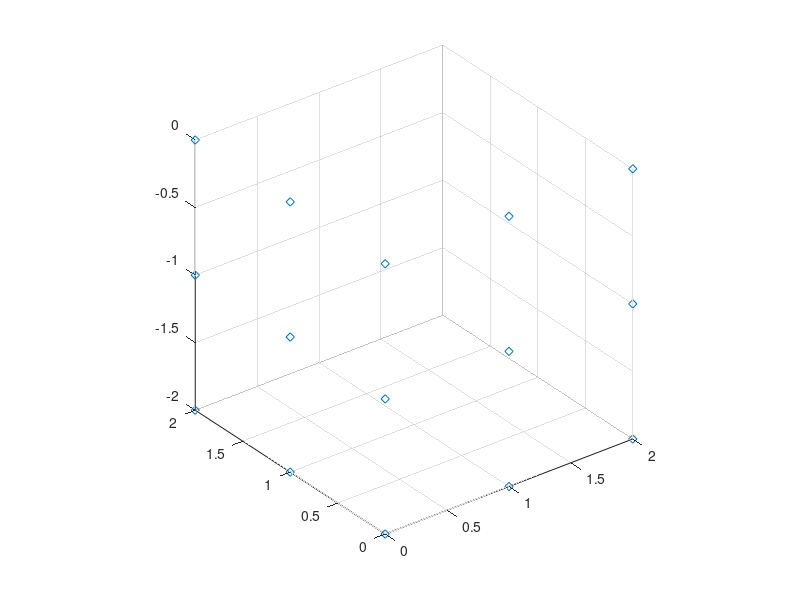
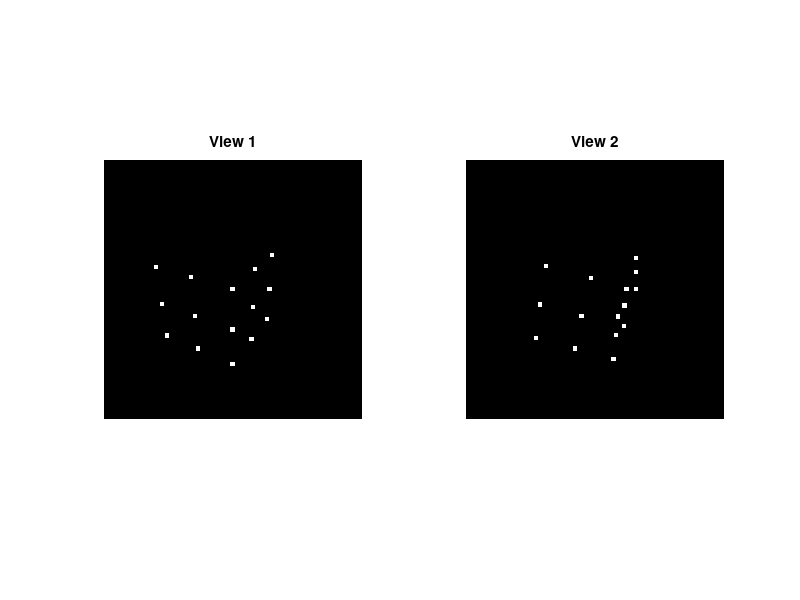

MATLAB code for these plots, in order: (Note: this script raises an error after producing the figures.)
clear all; close all;

L = 300; %image size
I1 = zeros(L,L);

%intrinsic parameters are known (calibrated)
f=L;
u0 = L/2;
v0 = L/2;

K = [f 0 u0;
    0 f v0;
    0 0 1];

DEG_TO_RAD = pi/180;

P_W = [0 0 0 0 0 0 0 0 0 1 2 1 2 1 2 ;
       2 1 0 2 1 0 2 1 0 0 0 0 0 0 0 ;
       0 0 0 -1 -1 -1 -2 -2 -2 0 0 -1 -1 -2 -2 ;
       1 1 1 1 1 1 1 1 1 1 1 1 1 1 1 ];
   
figure;
plot3(P_W(1,:),P_W(2,:),P_W(3,:),'d');
axis equal;
grid on
axis vis3d;
   
NPTS = size(P_W,2);

ax = 120 * DEG_TO_RAD;
ay = 0 *DEG_TO_RAD;
az = 60 * DEG_TO_RAD;

Rx = [1 0 0;
      0 cos(ax) -sin(ax);
      0 sin(ax) cos(ax)];
Ry = [cos(ay)  0  sin(ay);
           0   1     0;
      -sin(ay) 0  cos(ay)];
Rz = [cos(az) -sin(az) 0;
      sin(az) cos(az)  0;
      0          0     1];
  
Rc1 = Rx*Ry*Rz; %rotation of camera 1
Tc1 = [0;0;5]; %translation of camera 1
M = [Rc1 Tc1];

p1 = K*(M * P_W);

u1(1,:) = p1(1,:) ./ p1(3,:);
u1(2,:) = p1(2,:) ./ p1(3,:);
u1(3,:) = p1(3,:) ./ p1(3,:);

for i=1:length(u1)
    x = round(u1(1,i)); y=round(u1(2,i));
    I1(y-2:y+2, x-2:x+2) = 255;
end
figure,subplot(1,2,1), imshow(I1, []), title('View 1');


ax = 0 * DEG_TO_RAD;
ay = -25 *DEG_TO_RAD;
az = 0 * DEG_TO_RAD;

Rx = [1 0 0;
      0 cos(ax) -sin(ax);
      0 sin(ax) cos(ax)];
Ry = [cos(ay)  0  sin(ay);
           0   1     0;
      -sin(ay) 0  cos(ay)];
Rz = [cos(az) -sin(az) 0;
      sin(az) cos(az)  0;
      0          0     1];

Rc2c1 = Rx*Ry*Rz;

Tc2c1 = [3;0;1];
Hc1 = [Rc1 Tc1; 0 0 0 1];
Hc2c1 = [Rc2c1 Tc2c1; 0 0 0 1];
Hc2 = Hc2c1*Hc1;

Rc2 = Hc2(1:3,1:3);
Tc2 = Hc2(1:3,4);

M = [Rc2 Tc2];

I2 = zeros(L,L);
p2 = K*(M*P_W);

% Rand = rand(3,15);
% Rand = Rand./100;
% Rand(3,:) = 0;
% 
% p2=p2+Rand;

u2(1,:) = p2(1,:) ./ p2(3,:);
u2(2,:) = p2(2,:) ./ p2(3,:);
u2(3,:) = p2(3,:) ./ p2(3,:);

for i=1:length(u2)
    x = round(u2(1,i)); y=round(u2(2,i));
    I2(y-2:y+2, x-2:x+2) = 255;
end

subplot(1,2,2), imshow(I2, []), title('View 2');

% disp('Points in image 1:');
% disp(u1);
% disp('Points in image 2:');
% disp(u2);

% imwrite(I1,'I1.tif');
% imwrite(I2,'I2.tif');

t = Tc2c1;
Etrue = [0 -t(3) t(2); t(3) 0 -t(1); -t(2) t(1) 0]*Rc2c1;

%%
p1 = inv(K)*u1;
p2 = inv(K)*u2;

Xa = [];
% for i=1:1:8
% for i=4:1:12
% for i=3:1:15
% for i=1:1:10
for i=1:1:15
    a = [p1(1,i)*p2(1,i);
        p1(1,i)*p2(2,i);
        p1(1,i)*p2(3,i);
        p1(2,i)*p2(1,i);
        p1(2,i)*p2(2,i);
        p1(2,i)*p2(3,i);
        p1(3,i)*p2(1,i);
        p1(3,i)*p2(2,i);
        p1(3,i)*p2(3,i)];
    Xa = [Xa; a'];
end
XaTXa = (Xa')*Xa;
[U,S,V] = svd(XaTXa);
Es = V(:,end);
E = [Es(1:3) Es(4:6) Es(7:9)];
[U,S,V] = svd(E);
S(1,1) = 1;
S(2,2) = 1;
S(3,3) = 0;
E = U*S*V';
%% Epipoles
e1 = null(E,'r'); %right null space
e2 = null(E','r'); %left null space
%% Epipolar Lines
j=1;
x1 = p1(:,j);
x2 = p2(:,j);

l1 = (E')*x2;
l2 = E*x1;

%%
az = 90 * DEG_TO_RAD;
Rz = [cos(az) -sin(az) 0;
      sin(az) cos(az)  0;
      0          0     1];

Th1 = U*Rz*S*U';
T1 = [-Th1(2,3); Th1(1,3); -Th1(1,2)];
R1 = U*Rz'*V';


az = -90 * DEG_TO_RAD;
Rz = [cos(az) -sin(az) 0;
      sin(az) cos(az)  0;
      0          0     1];

Th2 = U*Rz*S*U';
T2 = [-Th2(2,3); Th2(1,3); -Th2(1,2)];
R2 = U*Rz'*V';
%%
R = R1;
T = T1;
MU = zeros(45,16);

j = 1;

for i=1:1:15
    x1 = p1(:,i);
    x2 = p2(:,i);
    x2h = MakeSkewM(x2);%skew symmetric of x2
    MU(j:j+2,i) = x2h*R*x1;
    MU(j:j+2,end) = x2h*T;
    
    j = j + 3;
end

[U,S,V] = svd(MU'*MU);
Res = V(:,end);

lambdas = Res(1:15);

kGamma = Tc2c1(1) / T(1);
k = kGamma / Res(16);

lambdaM = [lambdas';lambdas';lambdas'];
p1Est = k * (p1 .* lambdaM);

% close all
figure;

plot3(p1Est(1,:),p1Est(2,:),p1Est(3,:),'d')
axis equal
grid on
axis vis3d

%% Error in reconstruction

%real deistance between farthest points on object
realDistance = norm(P_W(:,1) - P_W(:,end))

%estimated distance between farthest points on the reconstructed object
estimatedDistance = norm(p1Est(:,1) - p1Est(:,end))

%difference between them is the error
error = norm(P_W(:,1) - P_W(:,2)) - norm(p1Est(:,1) - p1Est(:,2))

